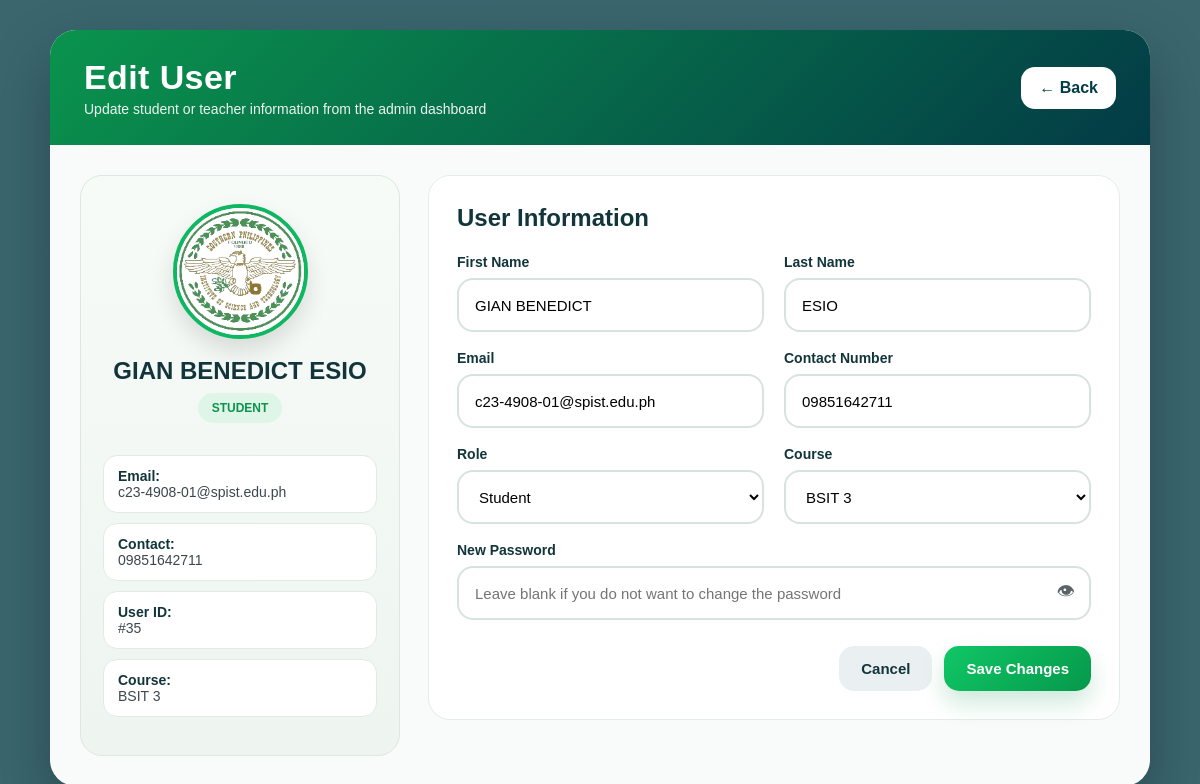
The page /dashboard/edit_user.php?id=35&return=admin.php?view=students (signed in) on the database its author committed.
### tables this page shows
CREATE TABLE `users` (
  `id` int(11) NOT NULL,
  `firstname` varchar(100) DEFAULT NULL,
  `lastname` varchar(100) DEFAULT NULL,
  `email` varchar(100) DEFAULT NULL,
  `contact_number` varchar(20) DEFAULT NULL,
  `password` varchar(255) DEFAULT NULL,
  `role` enum('student','teacher') DEFAULT NULL,
  `course` varchar(50) DEFAULT NULL,
  `profile_photo` varchar(255) DEFAULT NULL,
  `is_deleted` tinyint(1) NOT NULL DEFAULT 0,
  `deleted_at` datetime DEFAULT NULL
);

### dashboard/edit_user.php (the view, shortened to what this page needs)
<?php
include("../config/db.php");
$id = intval($_GET['id']);
$returnUrl = isset($_GET['return']) && !empty($_GET['return'])
    ? $_GET['return']
    : 'admin.php?view=students';
$stmt = $conn->prepare("SELECT * FROM users WHERE id = ?");
$stmt->bind_param("i", $id);
$stmt->execute();
$result = $stmt->get_result();
$user = $result->fetch_assoc();
$default_photo = "../assets/logo2.png";
$profile_photo = $default_photo;
?>
<!DOCTYPE html>
<html lang="en">
<head>
</head>
<body>
<div class="edit-container">
    <div class="edit-header">
        <div>
            <h1>Edit User</h1>
            <p>Update student or teacher information from the admin dashboard</p>
        </div>
        <a href="<?php echo htmlspecialchars($returnUrl); ?>" class="back-btn">← Back</a>
    </div>
    <div class="edit-body">
        <div class="edit-grid">
            <div class="profile-card">
                <div class="avatar">
                    <img
                        src="<?php echo htmlspecialchars($profile_photo); ?>"
                        alt="Profile Photo"
                        onerror="this.onerror=null; this.src='../assets/southern.png';"
                    >
                </div>
                <h2><?php echo htmlspecialchars($user['firstname'] . ' ' . $user['lastname']); ?></h2>
                <div class="mini-badge">
                    <?php echo strtoupper(htmlspecialchars($user['role'])); ?>
                </div>
                <div class="profile-meta">
                    <div><strong>Email:</strong><br><?php echo htmlspecialchars($user['email']); ?></div>
                    <div><strong>Contact:</strong><br><?php echo htmlspecialchars($user['contact_number']); ?></div>
                    <div><strong>User ID:</strong><br>#<?php echo intval($user['id']); ?></div>
                    <?php if (!empty($user['course'])): ?>
                        <div><strong>Course:</strong><br><?php echo htmlspecialchars($user['course']); ?></div>
                    <?php endif; ?>
                </div>
            </div>
            <div class="form-card">
                <div class="form-title">User Information</div>
                <form method="POST">
                    <div class="form-grid">
                        <div class="input-group">
                            <label for="firstname">First Name</label>
                            <input
                                type="text"
                                id="firstname"
                                name="firstname"
                                value="<?php echo htmlspecialchars($user['firstname']); ?>"
                                required
                            >
                        </div>
                        <div class="input-group">
                            <label for="lastname">Last Name</label>
                            <input
                                type="text"
                                id="lastname"
                                name="lastname"
                                value="<?php echo htmlspecialchars($user['lastname']); ?>"
                                required
                            >
                        </div>
                        <div class="input-group">
                            <label for="email">Email</label>
                            <input
                                type="email"
                                id="email"
                                name="email"
                                value="<?php echo htmlspecialchars($user['email']); ?>"
                                required
                            >
                        </div>
                        <div class="input-group">
                            <label for="contact_number">Contact Number</label>
                            <input
                                type="text"
                                id="contact_number"
                                name="contact_number"
                                value="<?php echo htmlspecialchars($user['contact_number']); ?>"
                                required
                            >
                        </div>
                        <div class="input-group">
                            <label for="role">Role</label>
                            <select name="role" id="role" required>
                                <option value="student" <?php echo ($user['role'] === 'student') ? 'selected' : ''; ?>>Student</option>
                            </select>
                        </div>
                        <div class="input-group course-box" id="courseBox">
                            <label for="course">Course</label>
                            <select name="course" id="course">
                                <option value="BSIT 3" <?php echo ($user['course'] === 'BSIT 3') ? 'selected' : ''; ?>>BSIT 3</option>
                            </select>
                        </div>
                        <div class="input-group full">
                            <label for="password">New Password</label>
                            <div class="password-wrap">
                                <input
                                    type="password"
                                    id="password"
                                    name="password"
                                    placeholder="Leave blank if you do not want to change the password"
                                >
                                <span class="toggle-password" id="togglePasswordBtn">👁</span>
                            </div>
                        </div>
                    </div>
                    <div class="button-row">
                        <a href="<?php echo htmlspecialchars($returnUrl); ?>" class="btn btn-cancel">Cancel</a>
                        <button type="submit" class="btn btn-save">Save Changes</button>
                    </div>
                </form>
            </div>
        </div>
    </div>
</div>
</body>
</html>

### rows shown on the page
users: firstname+lastname "GIAN BENEDICT ESIO", role "STUDENT", email "c23-4908-01@spist.edu.ph", contact_number "09851642711", id "35", course "BSIT 3", firstname "GIAN BENEDICT", lastname "ESIO", role "Student"
